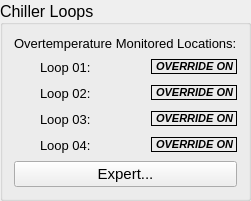
        <widget class="QGroupBox" name="ChillerLoops">
         <property name="sizePolicy">
          <sizepolicy hsizetype="MinimumExpanding" vsizetype="MinimumExpanding">
           <horstretch>3</horstretch>
           <verstretch>5</verstretch>
          </sizepolicy>
         </property>
         <property name="maximumSize">
          <size>
           <width>400</width>
           <height>16777215</height>
          </size>
         </property>
         <property name="font">
          <font>
           <pointsize>12</pointsize>
          </font>
         </property>
         <property name="title">
          <string>Chiller Loops</string>
         </property>
         <property name="alignment">
          <set>Qt::AlignLeading|Qt::AlignLeft|Qt::AlignVCenter</set>
         </property>
         <layout class="QVBoxLayout" name="verticalLayout_4" stretch="0,0,0,0,0,0">
          <property name="spacing">
           <number>6</number>
          </property>
          <item>
           <widget class="QLabel" name="label_4">
            <property name="sizePolicy">
             <sizepolicy hsizetype="Preferred" vsizetype="Fixed">
              <horstretch>0</horstretch>
              <verstretch>0</verstretch>
             </sizepolicy>
            </property>
            <property name="font">
             <font>
              <pointsize>10</pointsize>
             </font>
            </property>
            <property name="text">
             <string>Overtemperature Monitored Locations:</string>
            </property>
           </widget>
          </item>
          <item>
           <layout class="QHBoxLayout" name="horizontalLayout_24">
            <item>
             <widget class="PyDMByteIndicator" name="PyDMByteIndicator_14">
              <property name="minimumSize">
               <size>
                <width>20</width>
                <height>20</height>
               </size>
              </property>
              <property name="maximumSize">
               <size>
                <width>20</width>
                <height>20</height>
               </size>
              </property>
              <property name="toolTip">
               <string/>
              </property>
              <property name="channel" stdset="0">
               <string>ca://HPO:LPS:TEMP01:ERROR_RBV</string>
              </property>
              <property name="onColor" stdset="0">
               <color>
                <red>255</red>
                <green>0</green>
                <blue>0</blue>
               </color>
              </property>
              <property name="offColor" stdset="0">
               <color>
                <red>0</red>
                <green>255</green>
                <blue>0</blue>
               </color>
              </property>
              <property name="showLabels" stdset="0">
               <bool>false</bool>
              </property>
             </widget>
            </item>
            <item>
             <widget class="PyDMLabel" name="PyDMLabel_27">
              <property name="sizePolicy">
               <sizepolicy hsizetype="Fixed" vsizetype="Preferred">
                <horstretch>0</horstretch>
                <verstretch>0</verstretch>
               </sizepolicy>
              </property>
              <property name="font">
               <font>
                <pointsize>10</pointsize>
               </font>
              </property>
              <property name="toolTip">
               <string/>
              </property>
              <property name="text">
               <string>Loop 01:</string>
              </property>
             </widget>
            </item>
            <item>
             <widget class="PyDMLabel" name="PyDMLabel_21">
              <property name="sizePolicy">
               <sizepolicy hsizetype="Preferred" vsizetype="Fixed">
                <horstretch>0</horstretch>
                <verstretch>0</verstretch>
               </sizepolicy>
              </property>
              <property name="font">
               <font>
                <pointsize>10</pointsize>
               </font>
              </property>
              <property name="toolTip">
               <string/>
              </property>
              <property name="channel" stdset="0">
               <string>ca://HPO:LPS:TEMP01:LOC</string>
              </property>
              <property name="displayFormat" stdset="0">
               <enum>PyDMLabel::String</enum>
              </property>
             </widget>
            </item>
            <item>
             <widget class="PyDMLabel" name="PyDMLabel_4">
              <property name="enabled">
               <bool>true</bool>
              </property>
              <property name="sizePolicy">
               <sizepolicy hsizetype="Preferred" vsizetype="Fixed">
                <horstretch>0</horstretch>
                <verstretch>0</verstretch>
               </sizepolicy>
              </property>
              <property name="font">
               <font>
                <pointsize>8</pointsize>
                <weight>75</weight>
                <italic>true</italic>
                <bold>true</bold>
                <underline>false</underline>
               </font>
              </property>
              <property name="toolTip">
               <string/>
              </property>
              <property name="autoFillBackground">
               <bool>false</bool>
              </property>
              <property name="frameShape">
               <enum>QFrame::Box</enum>
              </property>
              <property name="text">
               <string>OVERRIDE ON</string>
              </property>
              <property name="textFormat">
               <enum>Qt::PlainText</enum>
              </property>
              <property name="alignment">
               <set>Qt::AlignRight|Qt::AlignTrailing|Qt::AlignVCenter</set>
              </property>
              <property name="openExternalLinks">
               <bool>false</bool>
              </property>
              <property name="rules" stdset="0">
               <string>[{&quot;name&quot;: &quot;Visible when override on&quot;, &quot;property&quot;: &quot;Visible&quot;, &quot;expression&quot;: &quot;ch[0]&quot;, &quot;channels&quot;: [{&quot;channel&quot;: &quot;ca://HPO:LPS:TEMP01:OVERRIDE_RBV&quot;, &quot;trigger&quot;: true}]}]</string>
              </property>
             </widget>
            </item>
           </layout>
          </item>
          <item>
           <layout class="QHBoxLayout" name="horizontalLayout_23">
            <item>
             <widget class="PyDMByteIndicator" name="PyDMByteIndicator_15">
              <property name="minimumSize">
               <size>
                <width>20</width>
                <height>20</height>
               </size>
              </property>
              <property name="maximumSize">
               <size>
                <width>20</width>
                <height>20</height>
               </size>
              </property>
              <property name="toolTip">
               <string/>
              </property>
              <property name="channel" stdset="0">
               <string>ca://HPO:LPS:TEMP02:ERROR_RBV</string>
              </property>
              <property name="onColor" stdset="0">
               <color>
                <red>255</red>
                <green>0</green>
                <blue>0</blue>
               </color>
              </property>
              <property name="offColor" stdset="0">
               <color>
                <red>0</red>
                <green>255</green>
                <blue>0</blue>
               </color>
              </property>
              <property name="showLabels" stdset="0">
               <bool>false</bool>
              </property>
             </widget>
            </item>
            <item>
             <widget class="PyDMLabel" name="PyDMLabel_28">
              <property name="sizePolicy">
               <sizepolicy hsizetype="Fixed" vsizetype="Preferred">
                <horstretch>0</horstretch>
                <verstretch>0</verstretch>
               </sizepolicy>
              </property>
              <property name="font">
               <font>
                <pointsize>10</pointsize>
               </font>
              </property>
              <property name="toolTip">
               <string/>
              </property>
              <property name="text">
               <string>Loop 02:</string>
              </property>
             </widget>
            </item>
            <item>
             <widget class="PyDMLabel" name="PyDMLabel_24">
              <property name="sizePolicy">
               <sizepolicy hsizetype="Preferred" vsizetype="Fixed">
                <horstretch>0</horstretch>
                <verstretch>0</verstretch>
               </sizepolicy>
              </property>
              <property name="font">
               <font>
                <pointsize>10</pointsize>
               </font>
              </property>
              <property name="toolTip">
               <string/>
              </property>
              <property name="channel" stdset="0">
               <string>ca://HPO:LPS:TEMP02:LOC</string>
              </property>
              <property name="displayFormat" stdset="0">
               <enum>PyDMLabel::String</enum>
              </property>
             </widget>
            </item>
            <item>
             <widget class="PyDMLabel" name="PyDMLabel_5">
              <property name="enabled">
               <bool>true</bool>
              </property>
              <property name="sizePolicy">
               <sizepolicy hsizetype="Preferred" vsizetype="Fixed">
                <horstretch>0</horstretch>
                <verstretch>0</verstretch>
               </sizepolicy>
              </property>
              <property name="font">
               <font>
                <pointsize>8</pointsize>
                <weight>75</weight>
                <italic>true</italic>
                <bold>true</bold>
                <underline>false</underline>
               </font>
              </property>
              <property name="toolTip">
               <string/>
              </property>
              <property name="autoFillBackground">
               <bool>false</bool>
              </property>
              <property name="frameShape">
               <enum>QFrame::Box</enum>
              </property>
              <property name="lineWidth">
               <number>1</number>
              </property>
              <property name="text">
               <string>OVERRIDE ON</string>
              </property>
              <property name="textFormat">
               <enum>Qt::PlainText</enum>
              </property>
              <property name="alignment">
               <set>Qt::AlignRight|Qt::AlignTrailing|Qt::AlignVCenter</set>
              </property>
              <property name="openExternalLinks">
               <bool>false</bool>
              </property>
              <property name="rules" stdset="0">
               <string>[{&quot;name&quot;: &quot;Visible when override on&quot;, &quot;property&quot;: &quot;Visible&quot;, &quot;expression&quot;: &quot;ch[0]&quot;, &quot;channels&quot;: [{&quot;channel&quot;: &quot;ca://HPO:LPS:TEMP02:OVERRIDE_RBV&quot;, &quot;trigger&quot;: true}]}]</string>
              </property>
             </widget>
            </item>
           </layout>
          </item>
          <item>
           <layout class="QHBoxLayout" name="horizontalLayout_22">
            <item>
             <widget class="PyDMByteIndicator" name="PyDMByteIndicator_16">
              <property name="minimumSize">
               <size>
                <width>20</width>
                <height>20</height>
               </size>
              </property>
              <property name="maximumSize">
               <size>
                <width>20</width>
                <height>20</height>
               </size>
              </property>
              <property name="toolTip">
               <string/>
              </property>
              <property name="channel" stdset="0">
               <string>ca://HPO:LPS:TEMP03:ERROR_RBV</string>
              </property>
              <property name="onColor" stdset="0">
               <color>
                <red>255</red>
                <green>0</green>
                <blue>0</blue>
               </color>
              </property>
              <property name="offColor" stdset="0">
               <color>
                <red>0</red>
                <green>255</green>
                <blue>0</blue>
               </color>
              </property>
              <property name="showLabels" stdset="0">
               <bool>false</bool>
              </property>
             </widget>
            </item>
            <item>
             <widget class="PyDMLabel" name="PyDMLabel_29">
              <property name="sizePolicy">
               <sizepolicy hsizetype="Fixed" vsizetype="Preferred">
                <horstretch>0</horstretch>
                <verstretch>0</verstretch>
               </sizepolicy>
              </property>
              <property name="font">
               <font>
                <pointsize>10</pointsize>
               </font>
              </property>
              <property name="toolTip">
               <string/>
              </property>
              <property name="text">
               <string>Loop 03:</string>
              </property>
             </widget>
            </item>
            <item>
             <widget class="PyDMLabel" name="PyDMLabel_25">
              <property name="sizePolicy">
               <sizepolicy hsizetype="Preferred" vsizetype="Fixed">
                <horstretch>0</horstretch>
                <verstretch>0</verstretch>
               </sizepolicy>
              </property>
              <property name="font">
               <font>
                <pointsize>10</pointsize>
               </font>
              </property>
              <property name="toolTip">
               <string/>
              </property>
              <property name="channel" stdset="0">
               <string>ca://HPO:LPS:TEMP03:LOC</string>
              </property>
              <property name="displayFormat" stdset="0">
               <enum>PyDMLabel::String</enum>
              </property>
             </widget>
            </item>
            <item>
             <widget class="PyDMLabel" name="PyDMLabel_55">
              <property name="enabled">
               <bool>true</bool>
              </property>
              <property name="sizePolicy">
               <sizepolicy hsizetype="Preferred" vsizetype="Fixed">
                <horstretch>0</horstretch>
                <verstretch>0</verstretch>
               </sizepolicy>
              </property>
              <property name="font">
               <font>
                <pointsize>8</pointsize>
                <weight>75</weight>
                <italic>true</italic>
                <bold>true</bold>
                <underline>false</underline>
               </font>
              </property>
              <property name="toolTip">
               <string/>
              </property>
              <property name="autoFillBackground">
               <bool>false</bool>
              </property>
              <property name="frameShape">
               <enum>QFrame::Box</enum>
              </property>
              <property name="text">
               <string>OVERRIDE ON</string>
              </property>
              <property name="textFormat">
               <enum>Qt::PlainText</enum>
              </property>
              <property name="alignment">
               <set>Qt::AlignRight|Qt::AlignTrailing|Qt::AlignVCenter</set>
              </property>
              <property name="openExternalLinks">
               <bool>false</bool>
              </property>
              <property name="rules" stdset="0">
               <string>[{&quot;name&quot;: &quot;Visible when override on&quot;, &quot;property&quot;: &quot;Visible&quot;, &quot;expression&quot;: &quot;ch[0]&quot;, &quot;channels&quot;: [{&quot;channel&quot;: &quot;ca://HPO:LPS:TEMP03:OVERRIDE_RBV&quot;, &quot;trigger&quot;: true}]}]</string>
              </property>
             </widget>
            </item>
           </layout>
          </item>
          <item>
           <layout class="QHBoxLayout" name="horizontalLayout_21">
            <item>
             <widget class="PyDMByteIndicator" name="PyDMByteIndicator_20">
              <property name="minimumSize">
               <size>
                <width>20</width>
                <height>20</height>
               </size>
              </property>
              <property name="maximumSize">
               <size>
                <width>20</width>
                <height>20</height>
               </size>
              </property>
              <property name="toolTip">
               <string/>
              </property>
              <property name="channel" stdset="0">
               <string>ca://HPO:LPS:TEMP04:ERROR_RBV</string>
              </property>
              <property name="onColor" stdset="0">
               <color>
                <red>255</red>
                <green>0</green>
                <blue>0</blue>
               </color>
              </property>
              <property name="offColor" stdset="0">
               <color>
                <red>0</red>
                <green>255</green>
                <blue>0</blue>
               </color>
              </property>
              <property name="showLabels" stdset="0">
               <bool>false</bool>
              </property>
             </widget>
            </item>
            <item>
             <widget class="PyDMLabel" name="PyDMLabel_30">
              <property name="sizePolicy">
               <sizepolicy hsizetype="Fixed" vsizetype="Preferred">
                <horstretch>0</horstretch>
                <verstretch>0</verstretch>
               </sizepolicy>
              </property>
              <property name="font">
               <font>
                <pointsize>10</pointsize>
               </font>
              </property>
              <property name="toolTip">
               <string/>
              </property>
              <property name="text">
               <string>Loop 04:</string>
              </property>
             </widget>
            </item>
            <item>
             <widget class="PyDMLabel" name="PyDMLabel_26">
              <property name="sizePolicy">
               <sizepolicy hsizetype="Preferred" vsizetype="Fixed">
                <horstretch>0</horstretch>
                <verstretch>0</verstretch>
               </sizepolicy>
              </property>
              <property name="font">
               <font>
                <pointsize>10</pointsize>
               </font>
              </property>
              <property name="toolTip">
               <string/>
              </property>
              <property name="channel" stdset="0">
               <string>ca://HPO:LPS:TEMP04:LOC</string>
              </property>
              <property name="displayFormat" stdset="0">
               <enum>PyDMLabel::String</enum>
              </property>
             </widget>
            </item>
            <item>
             <widget class="PyDMLabel" name="PyDMLabel_56">
              <property name="enabled">
               <bool>true</bool>
              </property>
              <property name="sizePolicy">
               <sizepolicy hsizetype="Preferred" vsizetype="Fixed">
                <horstretch>0</horstretch>
                <verstretch>0</verstretch>
               </sizepolicy>
              </property>
              <property name="font">
               <font>
                <pointsize>8</pointsize>
                <weight>75</weight>
                <italic>true</italic>
                <bold>true</bold>
                <underline>false</underline>
               </font>
              </property>
              <property name="toolTip">
               <string/>
              </property>
              <property name="autoFillBackground">
               <bool>false</bool>
              </property>
              <property name="frameShape">
               <enum>QFrame::Box</enum>
              </property>
              <property name="text">
               <string>OVERRIDE ON</string>
              </property>
              <property name="textFormat">
               <enum>Qt::PlainText</enum>
              </property>
              <property name="alignment">
               <set>Qt::AlignRight|Qt::AlignTrailing|Qt::AlignVCenter</set>
              </property>
              <property name="openExternalLinks">
               <bool>false</bool>
              </property>
              <property name="rules" stdset="0">
               <string>[{&quot;name&quot;: &quot;Visible when override on&quot;, &quot;property&quot;: &quot;Visible&quot;, &quot;expression&quot;: &quot;ch[0]&quot;, &quot;channels&quot;: [{&quot;channel&quot;: &quot;ca://HPO:LPS:TEMP04:OVERRIDE_RBV&quot;, &quot;trigger&quot;: true}]}]</string>
              </property>
             </widget>
            </item>
           </layout>
          </item>
          <item>
           <widget class="PyDMRelatedDisplayButton" name="ChillerLoopExpert">
            <property name="font">
             <font>
              <pointsize>11</pointsize>
             </font>
            </property>
            <property name="toolTip">
             <string/>
            </property>
            <property name="text">
             <string>Expert...</string>
            </property>
            <property name="checkable">
             <bool>false</bool>
            </property>
            <property name="filenames" stdset="0">
             <stringlist>
              <string>./chiller_loop_expert.ui</string>
              <string>./chiller_loop_expert.ui</string>
              <string>./chiller_loop_expert.ui</string>
              <string>./chiller_loop_expert.ui</string>
             </stringlist>
            </property>
            <property name="titles" stdset="0">
             <stringlist>
              <string>Loop 01</string>
              <string>Loop 02</string>
              <string>Loop 03</string>
              <string>Loop 04</string>
             </stringlist>
            </property>
            <property name="macros" stdset="0">
             <stringlist>
              <string>{&quot;DEVICE&quot;:&quot;Loop 01&quot;,&quot;PV&quot;:&quot;ca://HPO:LPS:TEMP01&quot;}</string>
              <string>{&quot;DEVICE&quot;:&quot;Loop 02&quot;,&quot;PV&quot;:&quot;ca://HPO:LPS:TEMP02&quot;}</string>
              <string>{&quot;DEVICE&quot;:&quot;Loop 03&quot;,&quot;PV&quot;:&quot;ca://HPO:LPS:TEMP03&quot;}</string>
              <string>{&quot;DEVICE&quot;:&quot;Loop 04&quot;,&quot;PV&quot;:&quot;ca://HPO:LPS:TEMP04&quot;}</string>
             </stringlist>
            </property>
            <property name="openInNewWindow" stdset="0">
             <bool>false</bool>
            </property>
           </widget>
          </item>
         </layout>
        </widget>
